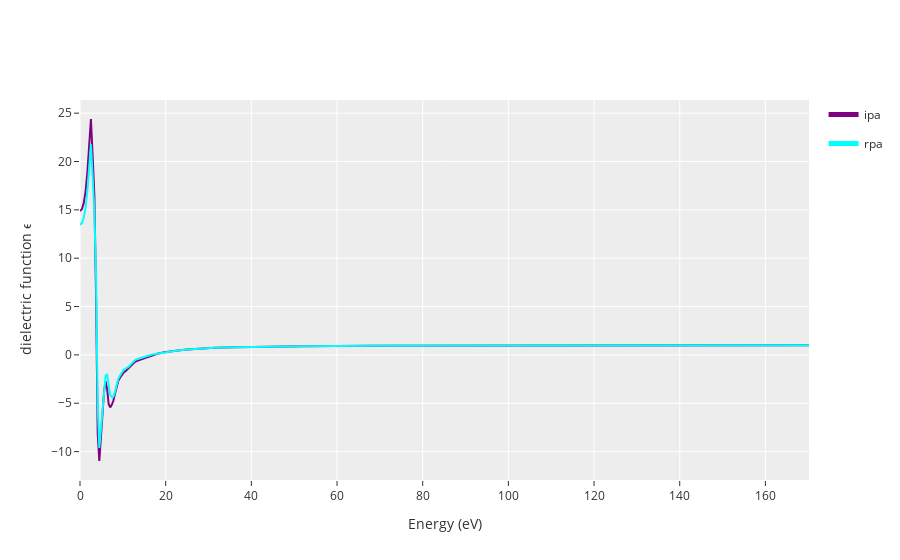

Here is the notebook cell this chart was saved with:
### Code cell
from py4vasp import Calculation

calc = Calculation.from_path("./e01_Si-G0W0/single-shot")
calc.dielectric_function.plot("Re(IPA, RPA)")
